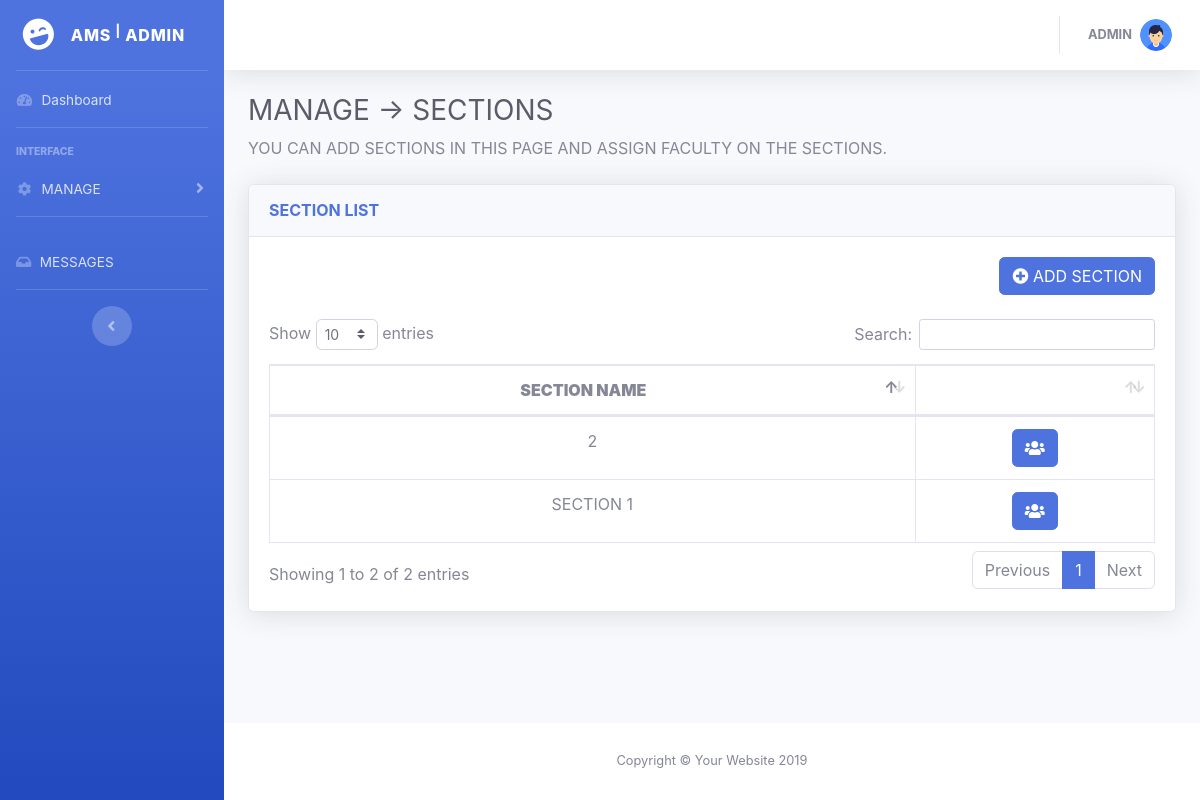
The page /staelena/admin_sections.php (signed in) on the database its author committed.
### tables this page shows
CREATE TABLE `accounts` (
  `emp_id` int(11) NOT NULL,
  `u_password` varchar(45) NOT NULL,
  `u_name` varchar(45) NOT NULL,
  `u_type` varchar(45) NOT NULL
);

CREATE TABLE `section` (
  `sec_id` int(11) NOT NULL,
  `sec_name` varchar(45) NOT NULL
);

### staelena/admin_sections.php (the view, shortened to what this page needs)
<?php
include("core.php")
?>
<!DOCTYPE html>
<html lang="en">
<head>
  <link href="vendor/fontawesome-free/css/all.min.css" rel="stylesheet" type="text/css">
  <link href="css/font.css" rel="stylesheet">
  <link href="css/sb-admin-2.min.css" rel="stylesheet">
  <link href="vendor/datatables/dataTables.bootstrap4.min.css" rel="stylesheet">
</head>
<body id="page-top">
  <div id="wrapper">
    <ul class="navbar-nav bg-gradient-primary sidebar sidebar-dark accordion" id="accordionSidebar">
      <a class="sidebar-brand d-flex align-items-center justify-content-center" href="index.html">
        <div class="sidebar-brand-icon rotate-n-15">
          <i class="fas fa-laugh-wink"></i>
        </div>
        <div class="sidebar-brand-text mx-3">AMS <sup>|</sup> ADMIN</div>
      </a>
      <hr class="sidebar-divider my-0">
      <li class="nav-item">
        <a class="nav-link" href="admin_home.php">
          <i class="fas fa-fw fa-tachometer-alt"></i>
          <span>Dashboard</span></a>
      </li>
      <hr class="sidebar-divider">
      <div class="sidebar-heading">
        Interface
      </div>
      <li class="nav-item">
        <a class="nav-link collapsed" href="#" data-toggle="collapse" data-target="#collapseTwo" aria-expanded="true" aria-controls="collapseTwo">
          <i class="fas fa-fw fa-cog"></i>
          <span>MANAGE</span>
        </a>
      </li>
      <hr class="sidebar-divider">
      <li class="nav-item">
        <a class="nav-link" href="admin_message.php">
          <i class="fas fa-inbox"></i>
          <span>MESSAGES</span></a>
      </li>
      <hr class="sidebar-divider d-none d-md-block">
      <div class="text-center d-none d-md-inline">
        <button class="rounded-circle border-0" id="sidebarToggle"></button>
      </div>
    </ul>
    <div id="content-wrapper" class="d-flex flex-column">
      <div id="content">
        <nav class="navbar navbar-expand navbar-light bg-white topbar mb-4 static-top shadow">
          <ul class="navbar-nav ml-auto">
            <li class="nav-item dropdown no-arrow">
              <a class="nav-link dropdown-toggle" href="#" id="userDropdown" role="button" data-toggle="dropdown" aria-haspopup="true" aria-expanded="false">
                <?php
                $try = $_SESSION['username'];
                $sql = "SELECT * FROM accounts WHERE emp_id = '".$try."'";
                $result = mysqli_query($db, $sql);
                while($row = mysqli_fetch_array($result))
                {
                ?>
                <span class="mr-2 d-none d-lg-inline text-gray-600 small"><b><?php echo strtoupper($row['u_name']); ?></b></span>
                <?php
                }
                ?>
                <img class="img-profile rounded-circle" src="img/user.png">
              </a>
            </li>
          </ul>
        </nav>
        <div class="container-fluid">
          <h1 class="h3 mb-2 text-gray-800">MANAGE -> SECTIONS</h1>
          <p class="mb-4">YOU CAN ADD SECTIONS IN THIS PAGE AND ASSIGN FACULTY ON THE SECTIONS.</p>
          <div class="card shadow mb-4">
            <div class="card-header py-3">
              <h6 class="m-0 font-weight-bold text-primary">SECTION LIST</h6>
            </div>
            <div class="card-body">
              <div class="table-responsive">
                <table class="table table-bordered" id="dataTable" width="100%" cellspacing="0">
                  <div align="right">
                    <button class = "btn btn-primary" data-toggle="modal" data-target="#add_section"><i class="fa fa-plus-circle" aria-hidden="true"></i> ADD SECTION </button>
                  </div>
                  <br>
                  <thead align="center">
                    <tr>
                      <th><b>SECTION NAME</b></th>
                      <th></th>
                    </tr>
                  </thead>
                  <tbody align="center">
                    <?php
                    $sql = "SELECT * FROM section";
                    $result = mysqli_query($db, $sql);
                    while($row = mysqli_fetch_array($result))
                    {
                    ?>
                    <tr>
                      <td><?php echo strtoupper($row["sec_name"]); ?></td>
                      <td>
                        <button id="<?php echo $row['sec_id']; ?>" class="btn btn-primary btn-xs add_student_section_view a-tooltip">
                          <i class = "fa fa-users"></i>
                        </button>
                      </td>
                    </tr>
                    <?php
                    }
                    ?>
                  </tbody>
                </table>
              </div>
            </div>
          </div>
        </div>
      </div>
      <footer class="sticky-footer bg-white">
        <div class="container my-auto">
          <div class="copyright text-center my-auto">
            <span>Copyright &copy; Your Website 2019</span>
          </div>
        </div>
      </footer>
    </div>
  </div>
</body>
</html>

### staelena/admin_sections.php (style rules this page uses)
.a-tooltip { position: relative; display: inline-block; }

### rows shown on the page
accounts: u_name "ADMIN"
section: sec_name "SECTION 1"
section: sec_name "2"
